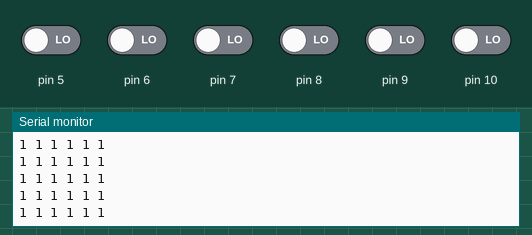
Recording of a sketch running on a simulated Arduino Uno, built with avr-gcc and run on an emulated ATmega328P. Parts: the last lines printed to the serial monitor. The inputs (shaded band) are chosen by the test bench; at power-on: pin 5–10 LOW.

Above: at 1.2 s.
1.3 s: pin 5 driven HIGH
At 1.8 s:
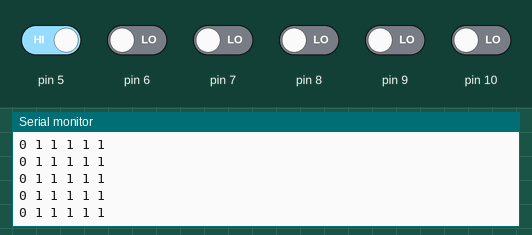
4.3 s: pin 6 driven HIGH
At 5.0 s:
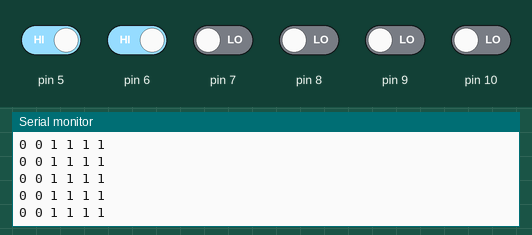
5.8 s: pin 7 driven HIGH
At 6.3 s:
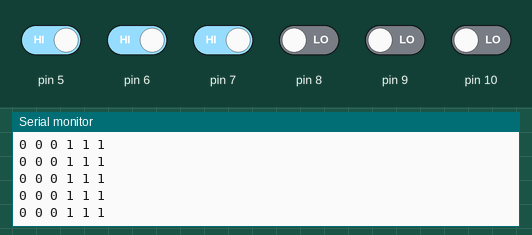
8.8 s: pin 8 driven HIGH
At 9.6 s:
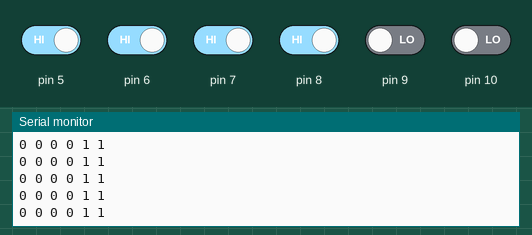
10.3 s: pin 9 driven HIGH
At 11.3 s:
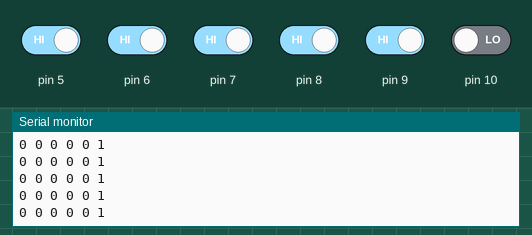
11.8 s: pin 10 driven HIGH
At 12.7 s:
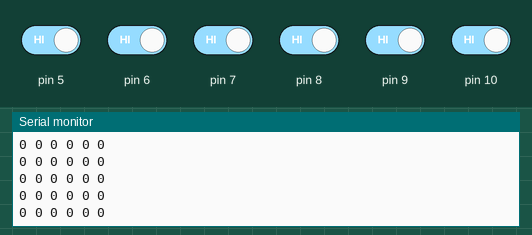

Measured:
- after the input at 1.3 s, the serial monitor: prints a new line after 0.07 s (image 1)
- after the input at 4.3 s, the serial monitor: prints a new line after 0.07 s (image 2)
- after the input at 5.8 s, the serial monitor: prints a new line after 0.07 s (image 3)
- after the input at 8.8 s, the serial monitor: prints a new line after 0.07 s (image 4)
- after the input at 10.3 s, the serial monitor: prints a new line after 0.07 s (image 5)
- after the input at 11.8 s, the serial monitor: prints a new line after 0.07 s (image 6)

The sketch:

water_lev_test.ino
```cpp
void setup() {
  // put your setup code here, to run once:
Serial.begin(9600);
}

void loop() {
  // put your main code here, to run repeatedly:
  for(int i = 0; i < 6; i++)
  {
    Serial.print(!digitalRead(i+5));
    Serial.print(" ");
  }
  Serial.println("");
}
```
